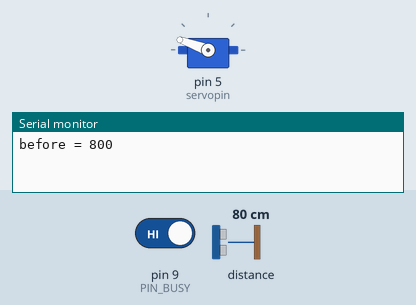
Simulated run of this sketch. Board: Arduino Uno, built with avr-gcc and run on an emulated ATmega328P. Shown: servo, the last lines printed to the serial monitor. The inputs (shaded band) are chosen by the test bench; at power-on: pin 9 (PIN_BUSY) HIGH, distance to the obstacle 80 cm.

Above: at 1.2 s.
1.3 s: pin 9 (PIN_BUSY) driven LOW
At 3.1 s:
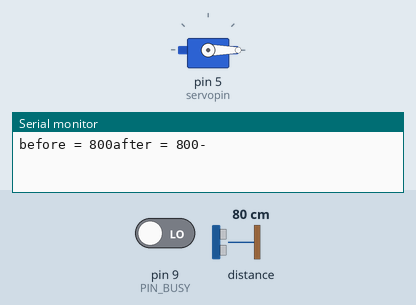
3.6 s: pin 9 (PIN_BUSY) driven HIGH
At 3.9 s:
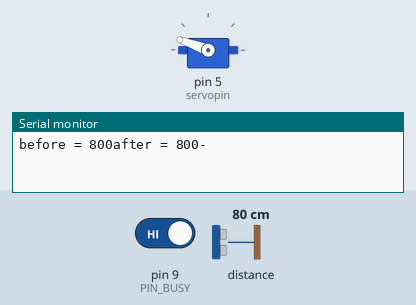
Timing chart, 0 to 6.6 s (numbered marks = the images above; inputs shaded):
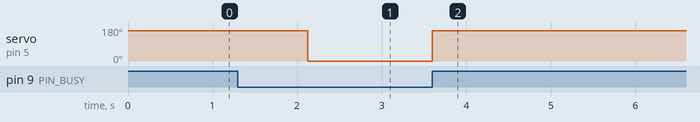

The sketch:

demo2.ino
```cpp
#include <SPI.h>
#include <MsTimer2.h>
#include <Servo.h>
#include <Wire.h>
#include <VL53L1X.h>

#define PIN_SPI_MOSI 11
#define PIN_SPI_MISO 12
#define PIN_SPI_SCK 13
#define PIN_SPI_SS 10
#define PIN_BUSY 9

const int servopin = 5;
Servo myservo;
VL53L1X sensor;

int pos_be;
int pos_af;

void setup()
{
  Serial.begin(9600);

  pinMode(PIN_SPI_MOSI, OUTPUT);
  pinMode(PIN_SPI_MISO, INPUT);
  pinMode(PIN_SPI_SCK, OUTPUT);
  pinMode(PIN_SPI_SS, OUTPUT);
  pinMode(PIN_BUSY, INPUT);

  delay(10);

  SPI.begin();
  SPI.setDataMode(SPI_MODE3);
  SPI.setBitOrder(MSBFIRST);
  digitalWrite(PIN_SPI_SS, HIGH);

  delay(10);

  Wire.begin();
  Wire.setClock(400000);

  delay(10);

  L6470_resetdevice();
  L6470_setup();

  delay(10);

  myservo.attach(servopin);
  myservo.write(160);

  delay(10);

  MsTimer2::set(50, flash);
  MsTimer2::start();

  delay(10);

  sensor.setTimeout(10000);

  if (!sensor.init()) {
    Serial.println("Failed");
    while (1);
  }

  sensor.setDistanceMode(VL53L1X::Long);
  sensor.setMeasurementTimingBudget(50000);
  sensor.startContinuous(50);
}

void loop()
{
  pos_be = sensor.read();
  Serial.print("before = ");
  Serial.print(pos_be);

  delay(2000);

  pos_af = sensor.read();
  Serial.print("after = ");
  Serial.print(pos_af);

  myservo.write(0);
  L6470_move(decideDir(pos_af, pos_be), 800);
  myservo.write(160);

  Serial.println();
  delay(1000);
}

int decideDir(int x, int y) {
  if (x - y >= 0) {
    Serial.print("-");
    return 0;
  }
  else {
    Serial.print("+");
    return 1;
  }
}

void L6470_setup() {
  L6470_setparam_acc(0x40); //[R, WS] 加速度default 0x08A (12bit) (14.55*val+14.55[step/s^2])
  L6470_setparam_dec(0x40); //[R, WS] 減速度default 0x08A (12bit) (14.55*val+14.55[step/s^2])
  L6470_setparam_maxspeed(0x40); //[R, WR]最大速度default 0x041 (10bit) (15.25*val+15.25[step/s])
  L6470_setparam_minspeed(0x01); //[R, WS]最小速度default 0x000 (1+12bit) (0.238*val[step/s])
  L6470_setparam_fsspd(0x3ff); //[R, WR]μステップからフルステップへの切替点速度default 0x027 (10bit) (15.25*val+7.63[step/s])
  L6470_setparam_kvalhold(0x50); //[R, WR]停止時励磁電圧default 0x29 (8bit) (Vs[V]*val/256)
  L6470_setparam_kvalrun(0x50); //[R, WR]定速回転時励磁電圧default 0x29 (8bit) (Vs[V]*val/256)
  L6470_setparam_kvalacc(0x50); //[R, WR]加速時励磁電圧default 0x29 (8bit) (Vs[V]*val/256)
  L6470_setparam_kvaldec(0x50); //[R, WR]減速時励磁電圧default 0x29 (8bit) (Vs[V]*val/256)
  L6470_setparam_stepmood(0x03); //ステップモードdefault 0x07 (1+3+1+3bit)
}

void flash() {
  /*
    Serial.print("abs = ");
    Serial.print( L6470_getparam_abspos());
    Serial.print(":");
    Serial.print("spd = ");
    Serial.print( L6470_getparam_speed());
    Serial.println();
  */
}

void L6470_setparam_abspos(long val) {
  L6470_transfer(0x01, 3, val);
}

void L6470_setparam_elpos(long val) {
  L6470_transfer(0x02, 2, val);
}

void L6470_setparam_mark(long val)
{
  L6470_transfer(0x03, 3, val);
}

void L6470_setparam_acc(long val) {
  L6470_transfer(0x05, 2, val);
}

void L6470_setparam_dec(long val) {
  L6470_transfer(0x06, 2, val);
}

void L6470_setparam_maxspeed(long val) {
  L6470_transfer(0x07, 2, val);
}

void L6470_setparam_minspeed(long val) {
  L6470_transfer(0x08, 2, val);
}

void L6470_setparam_fsspd(long val) {
  L6470_transfer(0x15, 2, val);
}

void L6470_setparam_kvalhold(long val) {
  L6470_transfer(0x09, 1, val);
}

void L6470_setparam_kvalrun(long val) {
  L6470_transfer(0x0a, 1, val);
}

void L6470_setparam_kvalacc(long val) {
  L6470_transfer(0x0b, 1, val);
}

void L6470_setparam_kvaldec(long val) {
  L6470_transfer(0x0c, 1, val);
}

void L6470_setparam_intspd(long val) {
  L6470_transfer(0x0d, 2, val);
}

void L6470_setparam_stslp(long val) {
  L6470_transfer(0x0e, 1, val);
}

void L6470_setparam_fnslpacc(long val) {
  L6470_transfer(0x0f, 1, val);
}

void L6470_setparam_fnslpdec(long val) {
  L6470_transfer(0x10, 1, val);
}

void L6470_setparam_ktherm(long val) {
  L6470_transfer(0x11, 1, val);
}

void L6470_setparam_ocdth(long val) {
  L6470_transfer(0x13, 1, val);
}

void L6470_setparam_stallth(long val) {
  L6470_transfer(0x14, 1, val);
}

void L6470_setparam_stepmood(long val) {
  L6470_transfer(0x16, 1, val);
}

void L6470_setparam_alareen(long val) {
  L6470_transfer(0x17, 1, val);
}

void L6470_setparam_config(long val) {
  L6470_transfer(0x18, 2, val);
}

long L6470_getparam_abspos() {
  return L6470_getparam(0x01, 3);
}

long L6470_getparam_elpos() {
  return L6470_getparam(0x02, 2);
}

long L6470_getparam_mark() {
  return L6470_getparam(0x03, 3);
}

long L6470_getparam_speed() {
  return L6470_getparam(0x04, 3);
}

long L6470_getparam_acc() {
  return L6470_getparam(0x05, 2);
}

long L6470_getparam_dec() {
  return L6470_getparam(0x06, 2);
}

long L6470_getparam_maxspeed() {
  return L6470_getparam(0x07, 2);
}

long L6470_getparam_minspeed() {
  return L6470_getparam(0x08, 2);
}

long L6470_getparam_fsspd() {
  return L6470_getparam(0x15, 2);
}

long L6470_getparam_kvalhold() {
  return L6470_getparam(0x09, 1);
}

long L6470_getparam_kvalrun() {
  return L6470_getparam(0x0a, 1);
}

long L6470_getparam_kvalacc() {
  return L6470_getparam(0x0b, 1);
}

long L6470_getparam_kvaldec() {
  return L6470_getparam(0x0c, 1);
}

long L6470_getparam_intspd() {
  return L6470_getparam(0x0d, 2);
}

long L6470_getparam_stslp() {
  return L6470_getparam(0x0e, 1);
}

long L6470_getparam_fnslpacc() {
  return L6470_getparam(0x0f, 1);
}

long L6470_getparam_fnslpdec() {
  return L6470_getparam(0x10, 1);
}

long L6470_getparam_ktherm() {
  return L6470_getparam(0x11, 1);
}

long L6470_getparam_adcout() {
  return L6470_getparam(0x12, 1);
}

long L6470_getparam_ocdth() {
  return L6470_getparam(0x13, 1);
}

long L6470_getparam_stallth() {
  return L6470_getparam(0x14, 1);
}

long L6470_getparam_stepmood() {
  return L6470_getparam(0x16, 1);
}

long L6470_getparam_alareen() {
  return L6470_getparam(0x17, 1);
}

long L6470_getparam_config() {
  return L6470_getparam(0x18, 2);
}

long L6470_getparam_status() {
  return L6470_getparam(0x19, 2);
}

void L6470_run(int dia, long spd) {
  if (dia == 1)
    L6470_transfer(0x51, 3, spd);
  else
    L6470_transfer(0x50, 3, spd);
}

void L6470_stepclock(int dia) {
  if (dia == 1)
    L6470_transfer(0x59, 0, 0);
  else
    L6470_transfer(0x58, 0, 0);
}

void L6470_move(int dia, long n_step) {
  if (dia == 1)
    L6470_transfer(0x41, 3, n_step);
  else
    L6470_transfer(0x40, 3, n_step);
}

void L6470_goto(long pos) {
  L6470_transfer(0x60, 3, pos);
}

void L6470_gotodia(int dia, int pos) {
  if (dia == 1)
    L6470_transfer(0x69, 3, pos);
  else
    L6470_transfer(0x68, 3, pos);
}

void L6470_gountil(int act, int dia, long spd) {
  if (act == 1)
    if (dia == 1)
      L6470_transfer(0x8b, 3, spd);
    else
      L6470_transfer(0x8a, 3, spd);
  else if (dia == 1)
    L6470_transfer(0x83, 3, spd);
  else
    L6470_transfer(0x82, 3, spd);
}

void L6470_relesesw(int act, int dia) {
  if (act == 1)
    if (dia == 1)
      L6470_transfer(0x9b, 0, 0);
    else
      L6470_transfer(0x9a, 0, 0);
  else if (dia == 1)
    L6470_transfer(0x93, 0, 0);
  else
    L6470_transfer(0x92, 0, 0);
}

void L6470_gohome() {
  L6470_transfer(0x70, 0, 0);
}

void L6470_gomark() {
  L6470_transfer(0x78, 0, 0);
}

void L6470_resetpos() {
  L6470_transfer(0xd8, 0, 0);
}

void L6470_resetdevice() {
  L6470_send_u(0x00);//nop命令
  L6470_send_u(0x00);
  L6470_send_u(0x00);
  L6470_send_u(0x00);
  L6470_send_u(0xc0);
}

void L6470_softstop() {
  L6470_transfer(0xb0, 0, 0);
}

void L6470_hardstop() {
  L6470_transfer(0xb8, 0, 0);
}

void L6470_softhiz() {
  L6470_transfer(0xa0, 0, 0);
}

void L6470_hardhiz() {
  L6470_transfer(0xa8, 0, 0);
}

long L6470_getstatus() {
  long val = 0;
  L6470_send_u(0xd0);
  for (int i = 0; i <= 1; i++) {
    val = val << 8;
    digitalWrite(PIN_SPI_SS, LOW);
    val = val | SPI.transfer(0x00);
    digitalWrite(PIN_SPI_SS, HIGH);
  }
  return val;
}

void L6470_transfer(int add, int bytes, long val) {
  int data[3];
  L6470_send(add);
  for (int i = 0; i <= bytes - 1; i++) {
    data[i] = val & 0xff;
    val = val >> 8;
  }
  if (bytes == 3) {
    L6470_send(data[2]);
  }
  if (bytes >= 2) {
    L6470_send(data[1]);
  }
  if (bytes >= 1) {
    L6470_send(data[0]);
  }
}

void L6470_send(unsigned char add_or_val) {
  while (!digitalRead(PIN_BUSY)) {
  } //BUSYが解除されるまで待機
  digitalWrite(PIN_SPI_SS, LOW);
  SPI.transfer(add_or_val);
  digitalWrite(PIN_SPI_SS, HIGH);
}

void L6470_send_u(unsigned char add_or_val) {
  digitalWrite(PIN_SPI_SS, LOW);
  SPI.transfer(add_or_val);
  digitalWrite(PIN_SPI_SS, HIGH);
}

void L6470_busydelay(long time) {
  while (!digitalRead(PIN_BUSY)) {
  }
  delay(time);
}

long L6470_getparam(int add, int bytes) {
  long val = 0;
  int send_add = add | 0x20;
  L6470_send_u(send_add);
  for (int i = 0; i <= bytes - 1; i++) {
    val = val << 8;
    digitalWrite(PIN_SPI_SS, LOW);
    val = val | SPI.transfer(0x00);
    digitalWrite(PIN_SPI_SS, HIGH);
  }
  return val;
}
```

Measured:
- after the input at 1.3 s, servo on pin 5 (servopin): 160° → 0° after 0.83 s
- after the input at 3.6 s, servo on pin 5 (servopin): 0° → 160° at once
